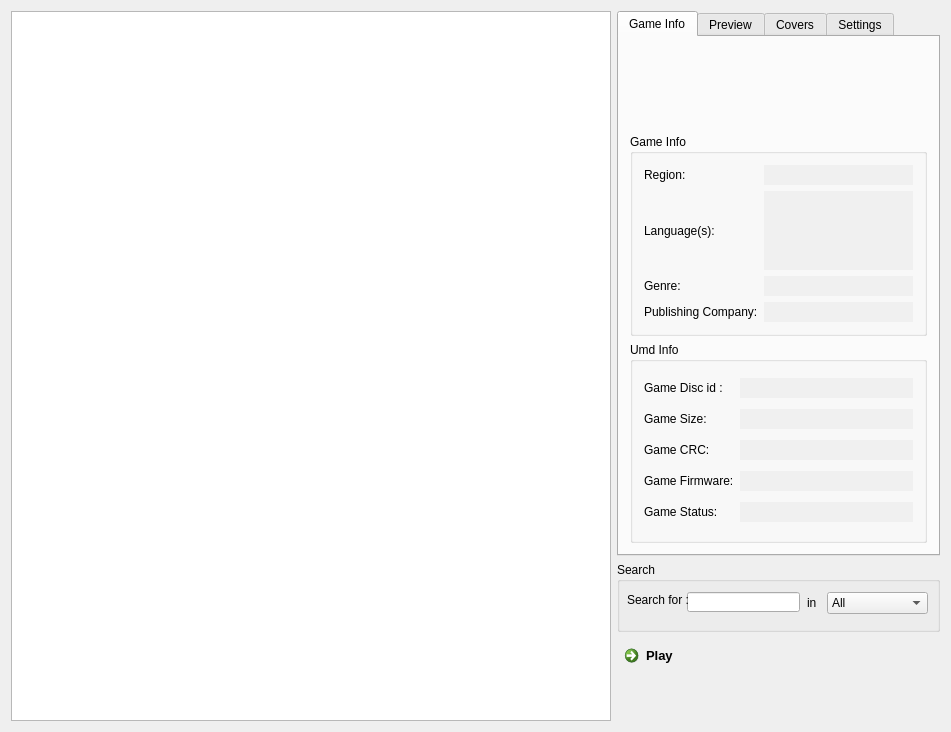
<?xml version="1.0" encoding="UTF-8"?>
<ui version="4.0">
 <class>PcspXmbUi</class>
 <widget class="QMainWindow" name="PcspXmbUi">
  <property name="enabled">
   <bool>true</bool>
  </property>
  <property name="geometry">
   <rect>
    <x>0</x>
    <y>0</y>
    <width>947</width>
    <height>732</height>
   </rect>
  </property>
  <property name="minimumSize">
   <size>
    <width>0</width>
    <height>0</height>
   </size>
  </property>
  <property name="maximumSize">
   <size>
    <width>16777215</width>
    <height>16777215</height>
   </size>
  </property>
  <property name="windowTitle">
   <string>PCSP - UDB</string>
  </property>
  <property name="windowIcon">
   <iconset resource="qpcspxmb.qrc">
    <normaloff>:/icons/pcsp.ico</normaloff>:/icons/pcsp.ico</iconset>
  </property>
  <property name="styleSheet">
   <string/>
  </property>
  <property name="documentMode">
   <bool>false</bool>
  </property>
  <property name="dockNestingEnabled">
   <bool>false</bool>
  </property>
  <property name="unifiedTitleAndToolBarOnMac">
   <bool>false</bool>
  </property>
  <widget class="QWidget" name="centralWidget">
   <property name="sizePolicy">
    <sizepolicy hsizetype="Expanding" vsizetype="Expanding">
     <horstretch>0</horstretch>
     <verstretch>0</verstretch>
    </sizepolicy>
   </property>
   <property name="minimumSize">
    <size>
     <width>0</width>
     <height>0</height>
    </size>
   </property>
   <property name="maximumSize">
    <size>
     <width>16777215</width>
     <height>16777215</height>
    </size>
   </property>
   <property name="autoFillBackground">
    <bool>true</bool>
   </property>
   <layout class="QGridLayout" name="gridLayout">
    <item row="0" column="0" rowspan="3">
     <widget class="QTreeView" name="gameList">
      <property name="sizePolicy">
       <sizepolicy hsizetype="Expanding" vsizetype="Expanding">
        <horstretch>1</horstretch>
        <verstretch>1</verstretch>
       </sizepolicy>
      </property>
      <property name="minimumSize">
       <size>
        <width>600</width>
        <height>582</height>
       </size>
      </property>
      <property name="rootIsDecorated">
       <bool>false</bool>
      </property>
      <property name="itemsExpandable">
       <bool>false</bool>
      </property>
      <property name="sortingEnabled">
       <bool>true</bool>
      </property>
      <property name="expandsOnDoubleClick">
       <bool>false</bool>
      </property>
      <attribute name="headerShowSortIndicator" stdset="0">
       <bool>true</bool>
      </attribute>
      <attribute name="headerShowSortIndicator" stdset="0">
       <bool>true</bool>
      </attribute>
     </widget>
    </item>
    <item row="2" column="1">
     <widget class="QCommandLinkButton" name="runButton">
      <property name="font">
       <font>
        <family>Segoe UI</family>
        <pointsize>10</pointsize>
       </font>
      </property>
      <property name="layoutDirection">
       <enum>Qt::LeftToRight</enum>
      </property>
      <property name="text">
       <string>Play</string>
      </property>
      <property name="iconSize">
       <size>
        <width>16</width>
        <height>16</height>
       </size>
      </property>
     </widget>
    </item>
    <item row="0" column="1">
     <widget class="QTabWidget" name="tabWidget">
      <property name="sizePolicy">
       <sizepolicy hsizetype="Expanding" vsizetype="Expanding">
        <horstretch>0</horstretch>
        <verstretch>0</verstretch>
       </sizepolicy>
      </property>
      <property name="minimumSize">
       <size>
        <width>323</width>
        <height>545</height>
       </size>
      </property>
      <property name="maximumSize">
       <size>
        <width>323</width>
        <height>545</height>
       </size>
      </property>
      <property name="currentIndex">
       <number>0</number>
      </property>
      <widget class="QWidget" name="GameInfo">
       <attribute name="title">
        <string>Game Info</string>
       </attribute>
       <layout class="QGridLayout" name="gridLayout_2">
        <item row="0" column="0">
         <widget class="QLabel" name="icon0pic">
          <property name="minimumSize">
           <size>
            <width>144</width>
            <height>80</height>
           </size>
          </property>
          <property name="text">
           <string/>
          </property>
          <property name="pixmap">
           <pixmap resource="qpcspxmb.qrc">:/images/icon0.png</pixmap>
          </property>
          <property name="alignment">
           <set>Qt::AlignCenter</set>
          </property>
         </widget>
        </item>
        <item row="1" column="0">
         <widget class="QGroupBox" name="groupBox">
          <property name="sizePolicy">
           <sizepolicy hsizetype="Preferred" vsizetype="Preferred">
            <horstretch>0</horstretch>
            <verstretch>1</verstretch>
           </sizepolicy>
          </property>
          <property name="title">
           <string>Game Info</string>
          </property>
          <layout class="QGridLayout" name="gridLayout_3">
           <item row="0" column="0">
            <widget class="QLabel" name="label">
             <property name="text">
              <string>Region:</string>
             </property>
            </widget>
           </item>
           <item row="0" column="1">
            <widget class="QLineEdit" name="regionEdit">
             <property name="palette">
              <palette>
               <active>
                <colorrole role="Base">
                 <brush brushstyle="SolidPattern">
                  <color alpha="255">
                   <red>240</red>
                   <green>240</green>
                   <blue>240</blue>
                  </color>
                 </brush>
                </colorrole>
               </active>
               <inactive>
                <colorrole role="Base">
                 <brush brushstyle="SolidPattern">
                  <color alpha="255">
                   <red>240</red>
                   <green>240</green>
                   <blue>240</blue>
                  </color>
                 </brush>
                </colorrole>
               </inactive>
               <disabled>
                <colorrole role="Base">
                 <brush brushstyle="SolidPattern">
                  <color alpha="255">
                   <red>240</red>
                   <green>240</green>
                   <blue>240</blue>
                  </color>
                 </brush>
                </colorrole>
               </disabled>
              </palette>
             </property>
             <property name="font">
              <font>
               <pointsize>8</pointsize>
              </font>
             </property>
             <property name="mouseTracking">
              <bool>false</bool>
             </property>
             <property name="focusPolicy">
              <enum>Qt::StrongFocus</enum>
             </property>
             <property name="autoFillBackground">
              <bool>false</bool>
             </property>
             <property name="frame">
              <bool>false</bool>
             </property>
             <property name="alignment">
              <set>Qt::AlignLeading|Qt::AlignLeft|Qt::AlignVCenter</set>
             </property>
             <property name="readOnly">
              <bool>true</bool>
             </property>
            </widget>
           </item>
           <item row="1" column="0">
            <widget class="QLabel" name="label_2">
             <property name="text">
              <string>Language(s):</string>
             </property>
            </widget>
           </item>
           <item row="1" column="1">
            <widget class="QTextEdit" name="languageEdit">
             <property name="palette">
              <palette>
               <active>
                <colorrole role="Base">
                 <brush brushstyle="SolidPattern">
                  <color alpha="255">
                   <red>240</red>
                   <green>240</green>
                   <blue>240</blue>
                  </color>
                 </brush>
                </colorrole>
               </active>
               <inactive>
                <colorrole role="Base">
                 <brush brushstyle="SolidPattern">
                  <color alpha="255">
                   <red>240</red>
                   <green>240</green>
                   <blue>240</blue>
                  </color>
                 </brush>
                </colorrole>
               </inactive>
               <disabled>
                <colorrole role="Base">
                 <brush brushstyle="SolidPattern">
                  <color alpha="255">
                   <red>240</red>
                   <green>240</green>
                   <blue>240</blue>
                  </color>
                 </brush>
                </colorrole>
               </disabled>
              </palette>
             </property>
             <property name="frameShape">
              <enum>QFrame::NoFrame</enum>
             </property>
             <property name="readOnly">
              <bool>true</bool>
             </property>
             <property name="html">
              <string>&lt;!DOCTYPE HTML PUBLIC &quot;-//W3C//DTD HTML 4.0//EN&quot; &quot;http://www.w3.org/TR/REC-html40/strict.dtd&quot;&gt;
&lt;html&gt;&lt;head&gt;&lt;meta name=&quot;qrichtext&quot; content=&quot;1&quot; /&gt;&lt;style type=&quot;text/css&quot;&gt;
p, li { white-space: pre-wrap; }
&lt;/style&gt;&lt;/head&gt;&lt;body style=&quot; font-family:'MS Shell Dlg 2'; font-size:8.25pt; font-weight:400; font-style:normal;&quot;&gt;
&lt;p align=&quot;right&quot; style=&quot;-qt-paragraph-type:empty; margin-top:0px; margin-bottom:0px; margin-left:0px; margin-right:0px; -qt-block-indent:0; text-indent:0px; font-size:8pt;&quot;&gt;&lt;/p&gt;&lt;/body&gt;&lt;/html&gt;</string>
             </property>
            </widget>
           </item>
           <item row="2" column="0">
            <widget class="QLabel" name="label_3">
             <property name="text">
              <string>Genre:</string>
             </property>
            </widget>
           </item>
           <item row="2" column="1">
            <widget class="QLineEdit" name="genreEdit">
             <property name="palette">
              <palette>
               <active>
                <colorrole role="Base">
                 <brush brushstyle="SolidPattern">
                  <color alpha="255">
                   <red>240</red>
                   <green>240</green>
                   <blue>240</blue>
                  </color>
                 </brush>
                </colorrole>
               </active>
               <inactive>
                <colorrole role="Base">
                 <brush brushstyle="SolidPattern">
                  <color alpha="255">
                   <red>240</red>
                   <green>240</green>
                   <blue>240</blue>
                  </color>
                 </brush>
                </colorrole>
               </inactive>
               <disabled>
                <colorrole role="Base">
                 <brush brushstyle="SolidPattern">
                  <color alpha="255">
                   <red>240</red>
                   <green>240</green>
                   <blue>240</blue>
                  </color>
                 </brush>
                </colorrole>
               </disabled>
              </palette>
             </property>
             <property name="font">
              <font>
               <pointsize>8</pointsize>
              </font>
             </property>
             <property name="mouseTracking">
              <bool>false</bool>
             </property>
             <property name="focusPolicy">
              <enum>Qt::StrongFocus</enum>
             </property>
             <property name="autoFillBackground">
              <bool>false</bool>
             </property>
             <property name="frame">
              <bool>false</bool>
             </property>
             <property name="alignment">
              <set>Qt::AlignLeading|Qt::AlignLeft|Qt::AlignVCenter</set>
             </property>
             <property name="readOnly">
              <bool>true</bool>
             </property>
            </widget>
           </item>
           <item row="3" column="0">
            <widget class="QLabel" name="label_4">
             <property name="text">
              <string>Publishing Company:</string>
             </property>
            </widget>
           </item>
           <item row="3" column="1">
            <widget class="QLineEdit" name="publishEdit">
             <property name="palette">
              <palette>
               <active>
                <colorrole role="Base">
                 <brush brushstyle="SolidPattern">
                  <color alpha="255">
                   <red>240</red>
                   <green>240</green>
                   <blue>240</blue>
                  </color>
                 </brush>
                </colorrole>
               </active>
               <inactive>
                <colorrole role="Base">
                 <brush brushstyle="SolidPattern">
                  <color alpha="255">
                   <red>240</red>
                   <green>240</green>
                   <blue>240</blue>
                  </color>
                 </brush>
                </colorrole>
               </inactive>
               <disabled>
                <colorrole role="Base">
                 <brush brushstyle="SolidPattern">
                  <color alpha="255">
                   <red>240</red>
                   <green>240</green>
                   <blue>240</blue>
                  </color>
                 </brush>
                </colorrole>
               </disabled>
              </palette>
             </property>
             <property name="font">
              <font>
               <pointsize>8</pointsize>
              </font>
             </property>
             <property name="mouseTracking">
              <bool>false</bool>
             </property>
             <property name="focusPolicy">
              <enum>Qt::StrongFocus</enum>
             </property>
             <property name="autoFillBackground">
              <bool>false</bool>
             </property>
             <property name="frame">
              <bool>false</bool>
             </property>
             <property name="alignment">
              <set>Qt::AlignLeading|Qt::AlignLeft|Qt::AlignVCenter</set>
             </property>
             <property name="readOnly">
              <bool>true</bool>
             </property>
            </widget>
           </item>
          </layout>
         </widget>
        </item>
        <item row="2" column="0">
         <widget class="QGroupBox" name="groupBox_2">
          <property name="sizePolicy">
           <sizepolicy hsizetype="Preferred" vsizetype="Preferred">
            <horstretch>0</horstretch>
            <verstretch>1</verstretch>
           </sizepolicy>
          </property>
          <property name="title">
           <string>Umd Info</string>
          </property>
          <layout class="QGridLayout" name="gridLayout_4">
           <item row="0" column="0">
            <widget class="QLabel" name="label_5">
             <property name="text">
              <string>Game Disc id :</string>
             </property>
            </widget>
           </item>
           <item row="0" column="1">
            <widget class="QLineEdit" name="discIdEdit">
             <property name="palette">
              <palette>
               <active>
                <colorrole role="Base">
                 <brush brushstyle="SolidPattern">
                  <color alpha="255">
                   <red>240</red>
                   <green>240</green>
                   <blue>240</blue>
                  </color>
                 </brush>
                </colorrole>
               </active>
               <inactive>
                <colorrole role="Base">
                 <brush brushstyle="SolidPattern">
                  <color alpha="255">
                   <red>240</red>
                   <green>240</green>
                   <blue>240</blue>
                  </color>
                 </brush>
                </colorrole>
               </inactive>
               <disabled>
                <colorrole role="Base">
                 <brush brushstyle="SolidPattern">
                  <color alpha="255">
                   <red>240</red>
                   <green>240</green>
                   <blue>240</blue>
                  </color>
                 </brush>
                </colorrole>
               </disabled>
              </palette>
             </property>
             <property name="font">
              <font>
               <pointsize>8</pointsize>
              </font>
             </property>
             <property name="mouseTracking">
              <bool>false</bool>
             </property>
             <property name="focusPolicy">
              <enum>Qt::StrongFocus</enum>
             </property>
             <property name="autoFillBackground">
              <bool>false</bool>
             </property>
             <property name="frame">
              <bool>false</bool>
             </property>
             <property name="alignment">
              <set>Qt::AlignLeading|Qt::AlignLeft|Qt::AlignVCenter</set>
             </property>
             <property name="readOnly">
              <bool>true</bool>
             </property>
            </widget>
           </item>
           <item row="1" column="0">
            <widget class="QLabel" name="label_6">
             <property name="text">
              <string>Game Size:</string>
             </property>
            </widget>
           </item>
           <item row="1" column="1">
            <widget class="QLineEdit" name="gameSizeEdit">
             <property name="palette">
              <palette>
               <active>
                <colorrole role="Base">
                 <brush brushstyle="SolidPattern">
                  <color alpha="255">
                   <red>240</red>
                   <green>240</green>
                   <blue>240</blue>
                  </color>
                 </brush>
                </colorrole>
               </active>
               <inactive>
                <colorrole role="Base">
                 <brush brushstyle="SolidPattern">
                  <color alpha="255">
                   <red>240</red>
                   <green>240</green>
                   <blue>240</blue>
                  </color>
                 </brush>
                </colorrole>
               </inactive>
               <disabled>
                <colorrole role="Base">
                 <brush brushstyle="SolidPattern">
                  <color alpha="255">
                   <red>240</red>
                   <green>240</green>
                   <blue>240</blue>
                  </color>
                 </brush>
                </colorrole>
               </disabled>
              </palette>
             </property>
             <property name="font">
              <font>
               <pointsize>8</pointsize>
              </font>
             </property>
             <property name="mouseTracking">
              <bool>false</bool>
             </property>
             <property name="focusPolicy">
              <enum>Qt::StrongFocus</enum>
             </property>
             <property name="autoFillBackground">
              <bool>false</bool>
             </property>
             <property name="frame">
              <bool>false</bool>
             </property>
             <property name="alignment">
              <set>Qt::AlignLeading|Qt::AlignLeft|Qt::AlignVCenter</set>
             </property>
             <property name="readOnly">
              <bool>true</bool>
             </property>
            </widget>
           </item>
           <item row="2" column="0">
            <widget class="QLabel" name="label_7">
             <property name="text">
              <string>Game CRC:</string>
             </property>
            </widget>
           </item>
           <item row="2" column="1">
            <widget class="QLineEdit" name="crc32Edit">
             <property name="palette">
              <palette>
               <active>
                <colorrole role="Base">
                 <brush brushstyle="SolidPattern">
                  <color alpha="255">
                   <red>240</red>
                   <green>240</green>
                   <blue>240</blue>
                  </color>
                 </brush>
                </colorrole>
               </active>
               <inactive>
                <colorrole role="Base">
                 <brush brushstyle="SolidPattern">
                  <color alpha="255">
                   <red>240</red>
                   <green>240</green>
                   <blue>240</blue>
                  </color>
                 </brush>
                </colorrole>
               </inactive>
               <disabled>
                <colorrole role="Base">
                 <brush brushstyle="SolidPattern">
                  <color alpha="255">
                   <red>240</red>
                   <green>240</green>
                   <blue>240</blue>
                  </color>
                 </brush>
                </colorrole>
               </disabled>
              </palette>
             </property>
             <property name="font">
              <font>
               <pointsize>8</pointsize>
              </font>
             </property>
             <property name="mouseTracking">
              <bool>false</bool>
             </property>
             <property name="focusPolicy">
              <enum>Qt::StrongFocus</enum>
             </property>
             <property name="autoFillBackground">
              <bool>false</bool>
             </property>
             <property name="frame">
              <bool>false</bool>
             </property>
             <property name="alignment">
              <set>Qt::AlignLeading|Qt::AlignLeft|Qt::AlignVCenter</set>
             </property>
             <property name="readOnly">
              <bool>true</bool>
             </property>
            </widget>
           </item>
           <item row="3" column="0">
            <widget class="QLabel" name="label_8">
             <property name="text">
              <string>Game Firmware:</string>
             </property>
            </widget>
           </item>
           <item row="3" column="1">
            <widget class="QLineEdit" name="firmwareEdit">
             <property name="palette">
              <palette>
               <active>
                <colorrole role="Base">
                 <brush brushstyle="SolidPattern">
                  <color alpha="255">
                   <red>240</red>
                   <green>240</green>
                   <blue>240</blue>
                  </color>
                 </brush>
                </colorrole>
               </active>
               <inactive>
                <colorrole role="Base">
                 <brush brushstyle="SolidPattern">
                  <color alpha="255">
                   <red>240</red>
                   <green>240</green>
                   <blue>240</blue>
                  </color>
                 </brush>
                </colorrole>
               </inactive>
               <disabled>
                <colorrole role="Base">
                 <brush brushstyle="SolidPattern">
                  <color alpha="255">
                   <red>240</red>
                   <green>240</green>
                   <blue>240</blue>
                  </color>
                 </brush>
                </colorrole>
               </disabled>
              </palette>
             </property>
             <property name="font">
              <font>
               <pointsize>8</pointsize>
              </font>
             </property>
             <property name="mouseTracking">
              <bool>false</bool>
             </property>
             <property name="focusPolicy">
              <enum>Qt::StrongFocus</enum>
             </property>
             <property name="autoFillBackground">
              <bool>false</bool>
             </property>
             <property name="frame">
              <bool>false</bool>
             </property>
             <property name="alignment">
              <set>Qt::AlignLeading|Qt::AlignLeft|Qt::AlignVCenter</set>
             </property>
             <property name="readOnly">
              <bool>true</bool>
             </property>
            </widget>
           </item>
           <item row="4" column="0">
            <widget class="QLabel" name="label_9">
             <property name="text">
              <string>Game Status:</string>
             </property>
            </widget>
           </item>
           <item row="4" column="1">
            <widget class="QLineEdit" name="statusEdit">
             <property name="palette">
              <palette>
               <active>
                <colorrole role="Base">
                 <brush brushstyle="SolidPattern">
                  <color alpha="255">
                   <red>240</red>
                   <green>240</green>
                   <blue>240</blue>
                  </color>
                 </brush>
                </colorrole>
               </active>
               <inactive>
                <colorrole role="Base">
                 <brush brushstyle="SolidPattern">
                  <color alpha="255">
                   <red>240</red>
                   <green>240</green>
                   <blue>240</blue>
                  </color>
                 </brush>
                </colorrole>
               </inactive>
               <disabled>
                <colorrole role="Base">
                 <brush brushstyle="SolidPattern">
                  <color alpha="255">
                   <red>240</red>
                   <green>240</green>
                   <blue>240</blue>
                  </color>
                 </brush>
                </colorrole>
               </disabled>
              </palette>
             </property>
             <property name="font">
              <font>
               <pointsize>8</pointsize>
              </font>
             </property>
             <property name="mouseTracking">
              <bool>false</bool>
             </property>
             <property name="focusPolicy">
              <enum>Qt::StrongFocus</enum>
             </property>
             <property name="autoFillBackground">
              <bool>false</bool>
             </property>
             <property name="frame">
              <bool>false</bool>
             </property>
             <property name="alignment">
              <set>Qt::AlignLeading|Qt::AlignLeft|Qt::AlignVCenter</set>
             </property>
             <property name="readOnly">
              <bool>true</bool>
             </property>
            </widget>
           </item>
          </layout>
         </widget>
        </item>
       </layout>
      </widget>
      <widget class="QWidget" name="tab_2">
       <attribute name="title">
        <string>Preview</string>
       </attribute>
       <layout class="QGridLayout" name="gridLayout_8">
        <item row="0" column="0">
         <widget class="QLabel" name="previewpic1">
          <property name="minimumSize">
           <size>
            <width>240</width>
            <height>136</height>
           </size>
          </property>
          <property name="maximumSize">
           <size>
            <width>16777215</width>
            <height>16777215</height>
           </size>
          </property>
          <property name="text">
           <string/>
          </property>
          <property name="alignment">
           <set>Qt::AlignCenter</set>
          </property>
         </widget>
        </item>
        <item row="1" column="0">
         <widget class="QLabel" name="previewpic2">
          <property name="minimumSize">
           <size>
            <width>240</width>
            <height>136</height>
           </size>
          </property>
          <property name="maximumSize">
           <size>
            <width>16777215</width>
            <height>16777215</height>
           </size>
          </property>
          <property name="text">
           <string/>
          </property>
          <property name="alignment">
           <set>Qt::AlignCenter</set>
          </property>
         </widget>
        </item>
       </layout>
      </widget>
      <widget class="QWidget" name="tab">
       <attribute name="title">
        <string>Covers</string>
       </attribute>
       <layout class="QGridLayout" name="gridLayout_7">
        <item row="0" column="0">
         <widget class="QTabWidget" name="tabWidget_2">
          <property name="currentIndex">
           <number>0</number>
          </property>
          <widget class="QWidget" name="tab_4">
           <attribute name="title">
            <string>Front</string>
           </attribute>
           <layout class="QGridLayout" name="gridLayout_5">
            <item row="0" column="0">
             <widget class="QLabel" name="coverpic">
              <property name="minimumSize">
               <size>
                <width>275</width>
                <height>412</height>
               </size>
              </property>
              <property name="text">
               <string/>
              </property>
             </widget>
            </item>
           </layout>
          </widget>
          <widget class="QWidget" name="tab_5">
           <attribute name="title">
            <string>Back</string>
           </attribute>
           <layout class="QGridLayout" name="gridLayout_6">
            <item row="0" column="0">
             <widget class="QLabel" name="coverpicback">
              <property name="minimumSize">
               <size>
                <width>275</width>
                <height>412</height>
               </size>
              </property>
              <property name="text">
               <string/>
              </property>
             </widget>
            </item>
           </layout>
          </widget>
         </widget>
        </item>
       </layout>
      </widget>
      <widget class="QWidget" name="tab_3">
       <attribute name="title">
        <string>Settings</string>
       </attribute>
      </widget>
     </widget>
    </item>
    <item row="1" column="1">
     <widget class="QGroupBox" name="groupBox_3">
      <property name="sizePolicy">
       <sizepolicy hsizetype="Preferred" vsizetype="Preferred">
        <horstretch>0</horstretch>
        <verstretch>0</verstretch>
       </sizepolicy>
      </property>
      <property name="minimumSize">
       <size>
        <width>323</width>
        <height>70</height>
       </size>
      </property>
      <property name="maximumSize">
       <size>
        <width>323</width>
        <height>70</height>
       </size>
      </property>
      <property name="title">
       <string>Search</string>
      </property>
      <widget class="QComboBox" name="filtercombobox">
       <property name="geometry">
        <rect>
         <x>210</x>
         <y>30</y>
         <width>101</width>
         <height>22</height>
        </rect>
       </property>
       <item>
        <property name="text">
         <string>All</string>
        </property>
       </item>
       <item>
        <property name="text">
         <string>Title</string>
        </property>
       </item>
       <item>
        <property name="text">
         <string>Disc ID</string>
        </property>
       </item>
       <item>
        <property name="text">
         <string>Region</string>
        </property>
       </item>
       <item>
        <property name="text">
         <string>FW</string>
        </property>
       </item>
       <item>
        <property name="text">
         <string>Company</string>
        </property>
       </item>
      </widget>
      <widget class="QLineEdit" name="filterSearchEdit">
       <property name="geometry">
        <rect>
         <x>70</x>
         <y>30</y>
         <width>113</width>
         <height>20</height>
        </rect>
       </property>
      </widget>
      <widget class="QLabel" name="label_10">
       <property name="geometry">
        <rect>
         <x>10</x>
         <y>30</y>
         <width>61</width>
         <height>16</height>
        </rect>
       </property>
       <property name="text">
        <string>Search for :</string>
       </property>
      </widget>
      <widget class="QLabel" name="label_11">
       <property name="geometry">
        <rect>
         <x>190</x>
         <y>30</y>
         <width>21</width>
         <height>21</height>
        </rect>
       </property>
       <property name="text">
        <string>in</string>
       </property>
      </widget>
     </widget>
    </item>
   </layout>
  </widget>
 </widget>
 <layoutdefault spacing="6" margin="11"/>
 <resources>
  <include location="qpcspxmb.qrc"/>
 </resources>
 <connections>
  <connection>
   <sender>filterSearchEdit</sender>
   <signal>textChanged(QString)</signal>
   <receiver>PcspXmbUi</receiver>
   <slot>textFilterChanged(QString)</slot>
   <hints>
    <hint type="sourcelabel">
     <x>719</x>
     <y>602</y>
    </hint>
    <hint type="destinationlabel">
     <x>616</x>
     <y>729</y>
    </hint>
   </hints>
  </connection>
  <connection>
   <sender>filtercombobox</sender>
   <signal>currentIndexChanged(int)</signal>
   <receiver>PcspXmbUi</receiver>
   <slot>filterRegExpChanged(int)</slot>
   <hints>
    <hint type="sourcelabel">
     <x>877</x>
     <y>602</y>
    </hint>
    <hint type="destinationlabel">
     <x>780</x>
     <y>728</y>
    </hint>
   </hints>
  </connection>
 </connections>
 <slots>
  <slot>textFilterChanged(QString)</slot>
  <slot>filterRegExpChanged(int)</slot>
 </slots>
</ui>
